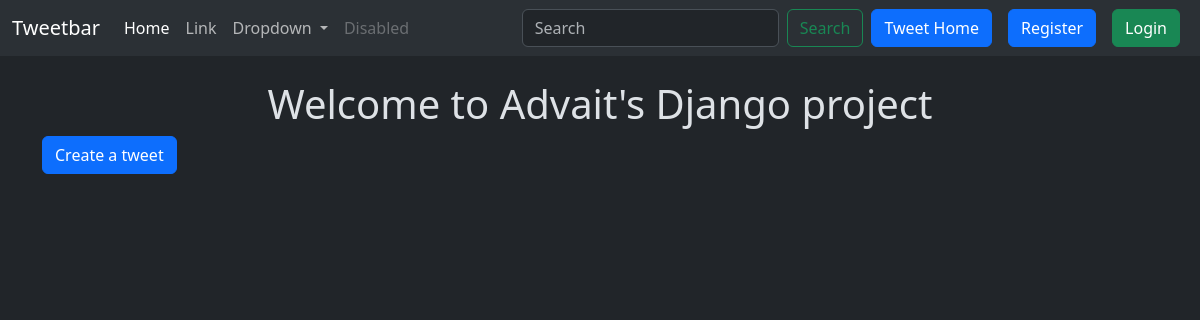
Page /tweet/ on the earlier database version.
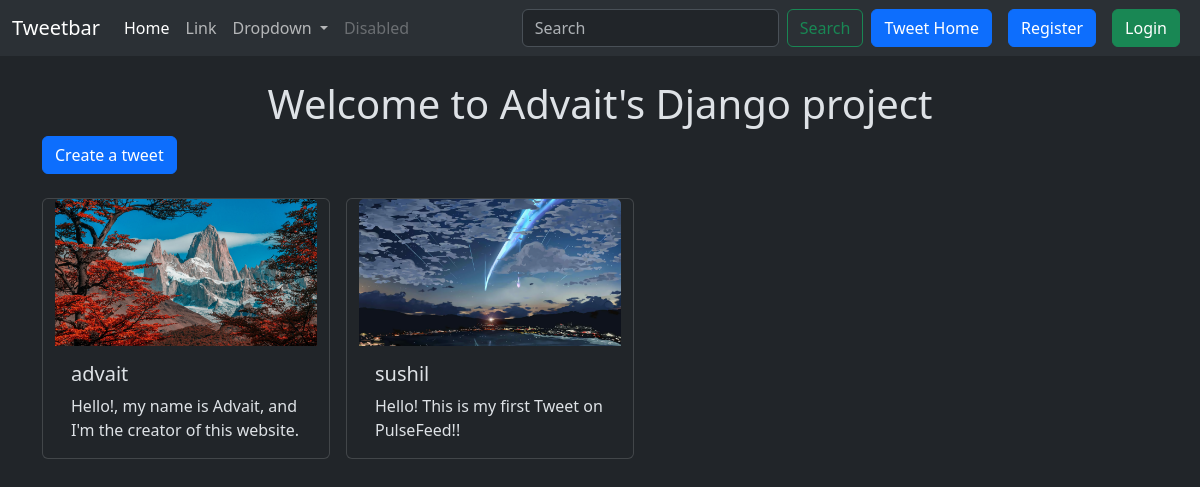
Same page on the later database version.
### tweet/models.py (models this page shows, shortened)
class Tweet(models.Model):
  user = models.ForeignKey(User, on_delete=models.CASCADE)
  text = models.TextField(max_length=240)
  photo = models.ImageField(upload_to='photos/', blank=True, null=True)
  created_at = models.DateTimeField(auto_now_add=True)
  updated_at = models.DateTimeField(auto_now=True)

### tweet/views.py (the view)
# urls.py: path('', views.tweet_list, name='tweet_list'),
def tweet_list(request):
  tweets = Tweet.objects.all().order_by('-created_at')
  return render(request, 'tweet_list.html', {'tweets': tweets})

### tweet/templates/tweet_list.html (shortened to what this page needs)
{% extends "layout.html" %}
{% block content %}
<h1 class="text-center  mt-4">Welcome to Advait's Django project</h1>
<a class="btn btn-primary mb-4" href="{% url 'tweet_create' %}">Create a tweet</a>
<div class="container row gap-3">
  {% for tweet in  tweets %}
  <div class="card" style="width: 18rem;">
    <img src="{{tweet.photo.url}}" class="card-img-top" alt="...">
    <div class="card-body">
      <h5 class="card-title">{{tweet.user.username}}</h5>
      <p class="card-text">{{tweet.text}}</p>
    </div>
  </div>
  {% endfor %}
</div>
{% endblock %}

### templates/layout.html (shortened to what this page needs)
{% load static %}
<!DOCTYPE html>
<html lang="en" data-bs-theme="dark">
<head>
  <link href="https://cdn.jsdelivr.net/npm/bootstrap@5.3.3/dist/css/bootstrap.min.css" rel="stylesheet">
</head>
<body >
  <nav class="navbar navbar-expand-lg bg-body-tertiary">
    <div class="container-fluid">
      <a class="navbar-brand" href="#">Tweetbar</a>
      <div class="collapse navbar-collapse" id="navbarSupportedContent">
        <ul class="navbar-nav me-auto mb-2 mb-lg-0">
          <li class="nav-item">
            <a class="nav-link active" aria-current="page" href="#">Home</a>
          </li>
          <li class="nav-item">
            <a class="nav-link" href="#">Link</a>
          </li>
          <li class="nav-item dropdown">
            <a class="nav-link dropdown-toggle" href="#" role="button" data-bs-toggle="dropdown" aria-expanded="false">
              Dropdown
            </a>
          </li>
          <li class="nav-item">
            <a class="nav-link disabled" aria-disabled="true">Disabled</a>
          </li>
        </ul>
        <form class="d-flex" role="search">
          <input class="form-control me-2" type="search" placeholder="Search" aria-label="Search">
          <button class="btn btn-outline-success" type="submit">Search</button>
        </form>
        <a href="{% url 'tweet_list'%}" class="btn btn-primary mx-2">Tweet Home</a>
        {% if user.is_authenticated %}
        <form  method="post" action="{% url 'logout' %}">
          {% csrf_token %}
          <button class="btn btn-danger" type="submit">Logout</button>
        </form>
        {% else%}
        <a href="{% url 'register'%}" class="btn btn-primary mx-2">Register</a>
        <a href="{% url 'login'%}" class="btn btn-success mx-2">Login</a>
        {% endif%}
      </div>
    </div>
  </nav>
  <div class="container">
    {% block content %}
    {% endblock %}
  </div>
</body>
</html>

Differences in the rows shown:
added Tweet: photo (picture), user.username "advait", text "Hello!, my name is Advait, and I'm the creator of this website."
added Tweet: photo (picture), user.username "sushil", text "Hello! This is my first Tweet on PulseFeed!!"
